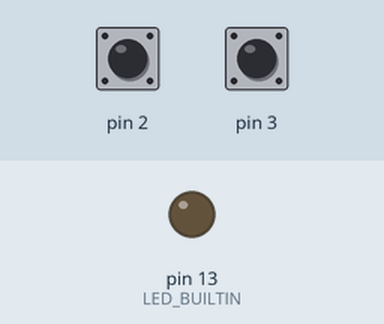
Simulated run of this sketch. Board: Arduino Uno, built with avr-gcc and run on an emulated ATmega328P. Parts: output pins drawn as LEDs (lit = HIGH). The inputs (shaded band) are chosen by the test bench; at power-on: pin 2 HIGH, pin 3 HIGH.

Above: at 2.2 s.
2.3 s: pin 2 pulled LOW for 0.15 s
At 3.3 s:
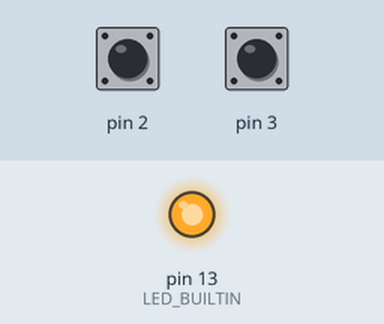
3.9 s: pin 3 pulled LOW for 0.15 s
At 4.5 s:
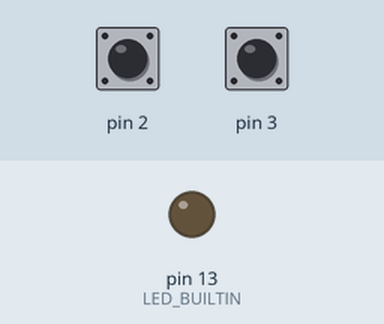
5.5 s: pin 2 pulled LOW for 1 s
At 6.9 s:
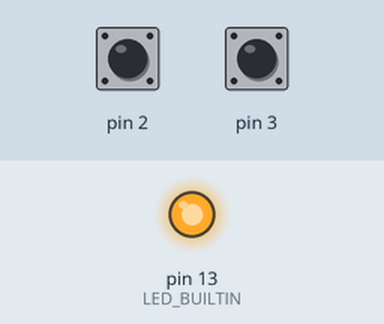
Timing chart, 0 to 8.5 s (numbered marks = the images above; inputs shaded):
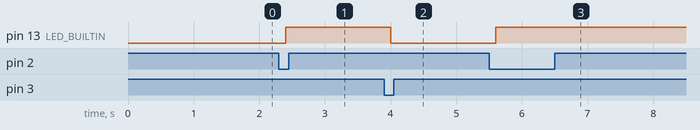

The sketch:

HardwareButton-Loesung.ino
```cpp
/**
 * Hardware-Buttons entprellen (Musterlösung)
 * ==========================================
 *
 * Abgewandelte Version des Beispiels zum Entprellen von Hardware-Buttons. Im Original wird
 * die interne LED des Arduino so lange eingeschaltet, wie ein an Pin 1 angeschlossener Button
 * gedrückt wird. Diese Version verwendet zwei Buttons, von denen einer die LED ein- und der
 * andere sie wieder ausschaltet. Wird kein Button gedrückt, behält die LED ihren letzten Zustand.
 *
 * Hardwareaufbau:
 * ---------------
 *
 *  - [PIN 2] --> [Erster Button] --> [GND]
 *  - [PIN 3] --> [Zweiter Button] --> [GND]
 *  - Optional: [PIN 13] --> [LED] --> [Widerstand 300 Ohm] --> [GND]
 *
 * Für die Button-Pins wird der eingebaute Pull-Up-Widerstand des Microcontrollers
 * aktiviert. Die Buttons müssen das Signal daher beim Drücken auf Ground runterziehen.
 *
 * Die LED ist optional, da wir hier einfach die sowieseo eingebaute LED auf
 * dem Arduino Board verwenden. Falls das X40 Sensor Kit verwendet wird, wird
 * kein Widerstand für die LED benötigt, da dieser bereits auf dem LED-Modul
 * enthalten ist. Andernfalls kann ein beliebiger Widerstand ab ca. 300 Ohm
 * verwendet werden, um die Stromstärke für die LED zu begrenzen.
 *
 * Relevante Dokumentation
 * -----------------------
 *
 * https://docs.arduino.cc/learn/microcontrollers/digital-pins
 * https://www.arduino.cc/reference/en/language/functions/digital-io/pinmode/
 * https://www.arduino.cc/reference/en/language/functions/digital-io/digitalread/
 * https://www.arduino.cc/reference/en/language/functions/time/millis/
 */

#include "DebouncedDigitalInput.h"

auto button1  = DebouncedDigitalInput(2, true, 100);
auto button2  = DebouncedDigitalInput(3, true, 100);
bool ledValue = false;

/**
 * Initialisierung der Hardware nach dem Einschalten
 */
void setup() {
  pinMode(LED_BUILTIN, OUTPUT);

  button1.setup();
  button2.setup();

  // Warten, bis sich die GPIOs stabilisiert haben
  delay(1000);
}

/**
 * Unendlich oft ausgeführte Hauptprogrammlogik
 */
void loop() {
  if (button1.digitalRead() == LOW) {
    ledValue = true;
  } else if (button2.digitalRead() == LOW) {
    ledValue = false;
  }

  digitalWrite(LED_BUILTIN, ledValue);
}
```

DebouncedDigitalInput.h
```cpp
#include "Arduino.h"

/**
 * Interne Hilfsklasse zum Auslesen eines digitalen Eingangssignals. Implementiert ein Deboncing,
 * so dass der ausgelesene Wert sich erst ändert, wenn das am GPIO-Pin anliegende Signal eine
 * gewisse Mindestzeitdauer stabil ist (sich nicht mehr verändert hat), was insbesondere für
 * mechanische Sensoren (z.B. Buttons) wichtig ist.
 *
 * Durch die Kapeslung in einer Klasse wird es möglich, im Hauptprogramm einfach je Bauteil ein
 * Objekt zu erzeugen und abzufragen. Wahlweise kann ein interner Pull-Up-Widerstand aktiviert
 * werden, um das Signal vor Einstreuungen zu schützen. Wichtig ist, dass sich dadurch allerdings
 * die Logik ändert, da das Bauteil nun gegen Ground schalten muss. In diesem Fall lesen wir ein
 * true/HIGH, wenn das Bauteil *nicht* schaltet und ein false/LOW, wenn es schaltet. Ohne Pull-Up
 * ist es genau andersrum.
 *
 * Verwendung:
 *
 *   1) Im Rahnprogramm ein neues Objekt erzeugen
 *   2) In der setup()-Funktion die Methode setup() des Objekts aufrufen
 *   3) In der loop()-Funktion die Methode pressed() zum Abfragen des Buttons aufrufen
 */
class DebouncedDigitalInput {
  public:
    /**
     * Konstruktor.
     *
     * Parameter:
     *   - input_pin: Nummer des GPIO-Pins
     *   - internal_pullup: Internen Pull-Up-Widerstand aktivieren
     *   - debounce_ms: Zeitdauer, die das Signal stabil bleiben muss
     */
    DebouncedDigitalInput(int input_pin, bool internal_pullup, unsigned long debounce_ms) {
      this->_input_pin        = input_pin;
      this->_internal_pullup  = internal_pullup;
      this->_debounce_ms      = debounce_ms;
      this->_last_change_time = millis();
      this->_previous_value   = false;
      this->_debounced_value  = false;
    }

    /**
     * Initialisierung der Hardware. Muss in der setup()-Funktion aufgerufen werden.
     */
    void setup() {
      int mode = INPUT;
      if (this->_internal_pullup) mode = INPUT_PULLUP;

      ::pinMode(this->_input_pin, mode);

      this->_previous_value  = ::digitalRead(this->_input_pin);
      this->_debounced_value = this->_debounced_value;
    }

    /**
     * Abfragen des Eingangssignals. Muss in der loop()-Funktion bei jedem Durchlauf aufgerufen werden.
     * ACHTUNG: Wenn diese Methode nicht regelmäßig aufgerufen wird, funktioniert das Debouncing nicht.
     */
    bool digitalRead() {
      unsigned long current_time = millis();
      bool current_value = ::digitalRead(this->_input_pin);

      if (current_value != this->_previous_value) {
        this->_previous_value   = current_value;
        this->_last_change_time = current_time;
      } else if ((current_time - this->_last_change_time) > this->_debounce_ms) {
        this->_debounced_value = current_value;
      }

      return this->_debounced_value;
    }

  private:
    int _input_pin;
    bool _internal_pullup;
    unsigned long _debounce_ms;
    unsigned long _last_change_time;
    bool _previous_value;
    bool _debounced_value;
};
```

Measured:
- after the input at 2.3 s, pin 13 (LED_BUILTIN): LOW → HIGH after 0.10 s
- after the input at 3.9 s, pin 13 (LED_BUILTIN): HIGH → LOW after 0.10 s
- after the input at 5.5 s, pin 13 (LED_BUILTIN): LOW → HIGH after 0.10 s
